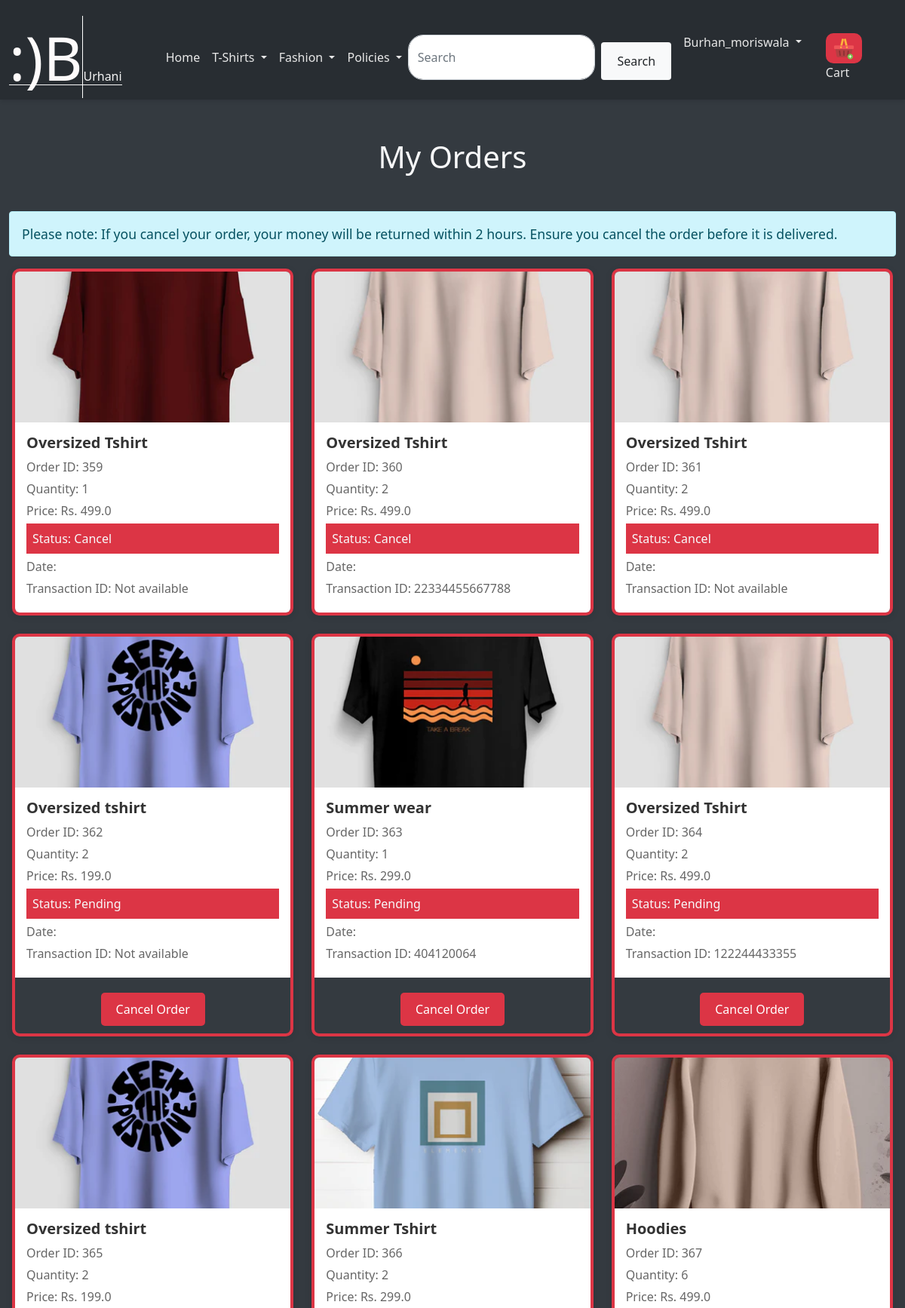
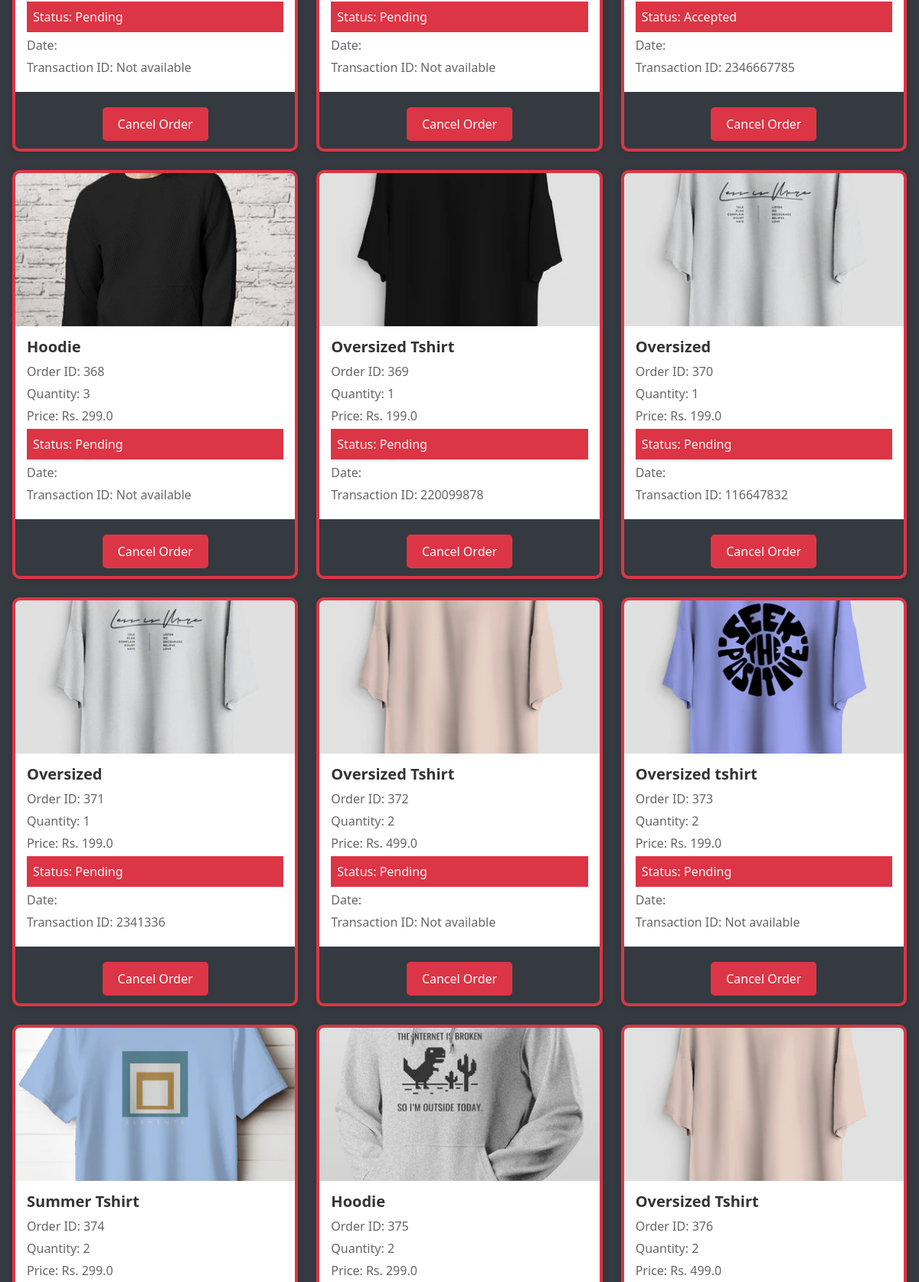
Screenshot of /orders/ (signed in, upper part) with the database file from the repository (2 pictures, top to bottom).
### app/models.py (models this page shows, shortened)
class OrderPlaced(models.Model):
    user = models.ForeignKey(User, on_delete=models.CASCADE)
    customer = models.ForeignKey(Customer, on_delete=models.CASCADE)
    product = models.ForeignKey(Product, on_delete=models.CASCADE)
    quantity = models.PositiveIntegerField(default=1)
    ordered_date = models.DateTimeField(auto_now_add=True)
    status = models.CharField(max_length=50, choices=[
        ('Accepted', 'Accepted'),
        ('Packed', 'Packed'),
        ('On The Way', 'On The Way'),
        ('Delivered', 'Delivered'),
        ('Cancel', 'Cancel')
    ], default='Pending')
    cancelled = models.BooleanField(default=False)  # Add this line

class Product(models.Model):
    SIZE_CHOICES = (
        ('S', 'Small'),
        ('M', 'Medium'),
        ('L', 'Large'),
        ('XL', 'X-Large'),
        ('XXL', 'XX-Large'),
        ('XXXL', 'XXX-Large'),
    )
    title = models.CharField(max_length=100)
    selling_price = models.FloatField()
    discounted_price = models.FloatField()
    description = models.TextField()
    brand = models.CharField(max_length=100)
    category = models.CharField(choices=CATEGORY_CHOICES, max_length=2)
    product_image = models.ImageField(upload_to='productimg')
    sizes = models.CharField(choices=SIZE_CHOICES, max_length=4, default='M')  # Ensure this line is correct

class Transaction(models.Model):
    transaction_id = models.CharField(max_length=255, unique=True)
    order = models.ForeignKey(OrderPlaced, on_delete=models.CASCADE)
    created_at = models.DateTimeField(auto_now_add=True)
    payment_status = models.CharField(max_length=50, default='Pending')

### app/views.py (the view)
# urls.py: path('orders/', views.orders, name='orders'),
@login_required
def orders(request):
    user_orders = OrderPlaced.objects.filter(user=request.user)
    return render(request, 'app/orders.html', {'orders': user_orders})

### app/templates/app/orders.html (shortened to what this page needs)
{% extends 'app/base.html' %}
{% load static %}
{% block main-content %}
<div class="container block-main">
    <h1 class="text-center mb-5 text-light">My Orders</h1>
    <div class="alert alert-info">
        Please note: If you cancel your order, your money will be returned within 2 hours. Ensure you cancel the order before it is delivered.
    </div>
    {% if orders %}
        <div class="row">
            {% for order in orders %}
                <div class="col-md-4 mb-4">
                    <div class="order-card">
                        {% if order.product.product_image %}
                            <img src="{{ order.product.product_image.url }}" alt="{{ order.product.title }}" class="order-card-img">
                        {% else %}
                            <p class="no-image">No image available</p>
                        {% endif %}
                        <div class="order-card-body">
                            <h5 class="order-card-title">{{ order.product.title }}</h5>
                            <p class="order-card-text">Order ID: {{ order.id }}</p>
                            <p class="order-card-text">Quantity: {{ order.quantity }}</p>
                            <p class="order-card-text">Price: Rs. {{ order.product.discounted_price }}</p>
                            <p class="order-card-text bg-danger text-light p-2">Status: {{ order.status }}</p>
                            <p class="order-card-text">Date: {{ order.created_at|date:"d M Y" }}</p>
                            <p class="order-card-text">Transaction ID:
                                {% if order.transaction_set.exists %}
                                    {{ order.transaction_set.first.transaction_id }}
                                {% else %}
                                    Not available
                                {% endif %}
                            </p>
                        </div>
                        {% if order.status != 'Delivered' and not order.cancelled %}
                            <div class="order-card-footer">
                                <a href="{% url 'cancel_order' order.id %}"
                                   class="btn btn-danger"
                                   onclick="return confirm('Are you sure you want to cancel this order?');">
                                   Cancel Order
                                </a>
                            </div>
                        {% endif %}
                    </div>
                </div>
            {% endfor %}
        </div>
    {% else %}
        <div class="alert alert-warning text-center">
            <strong>No orders found!</strong>
        </div>
    {% endif %}
</div>
{% endblock main-content %}

### app/templates/app/base.html (shortened to what this page needs)
<!doctype html>
{% load static %}
<html lang="en">
<head>
    <link rel="stylesheet" href="https://cdn.jsdelivr.net/npm/boxicons@latest/css/boxicons.min.css">
    <link href="https://cdn.jsdelivr.net/npm/bootstrap@5.0.0-beta1/dist/css/bootstrap.min.css" rel="stylesheet">
    <link rel="stylesheet" href="{% static 'css/owl.carousel.min.css' %}">
    <link rel="stylesheet" href="{% static 'css/all.min.css' %}">
    <link rel="stylesheet" href="{% static 'css/style.css' %}">
</head>
<body>
    <div class="container topbar bg-light d-none d-lg-block">
        <div class="d-flex justify-content-between">
            <div class="top-info ps-2">
                <small class="me-3"> <a href="#" class="text-white">123 Street, New York</a></small>
                <small class="me-3"><a href="#" class="text-white">Email@Example.com</a></small>
            </div>
            <div class="top-link pe-2">
                <a href="#" class="text-white"><small class="text-white mx-2">Privacy Policy</small>/</a>
                <a href="#" class="text-white"><small class="text-white mx-2">Terms of Use</small>/</a>
                <a href="#" class="text-white"><small class="text-white ms-2">Sales and Refunds</small></a>
            </div>
        </div>
    </div>
    <nav class="navbar navbar-expand-lg" id="navbar">
        <div class="container">
            <a class="text-decoration-none text-dark logo" href="{% url 'home' %}">
                <span class="Urhani"><strong class="display-1 B"><span class="smile">:)</span>B</strong>Urhani</span>
            </a>
            <div class="collapse navbar-collapse" id="navbarSupportedContent">
                <ul class="navbar-nav me-auto mb-2 mb-lg-0">
                    <li class="nav-item">
                        <a class="nav-link active" aria-current="page" href="/">Home</a>
                    </li>
                    <li class="nav-item dropdown">
                        <a class="nav-link dropdown-toggle" href="#" id="electronicsDropdown" role="button" data-bs-toggle="dropdown" aria-expanded="false">
                            T-Shirts
                        </a>
                    </li>
                    <li class="nav-item dropdown">
                        <a class="nav-link dropdown-toggle" href="#" id="fashionDropdown" role="button" data-bs-toggle="dropdown" aria-expanded="false">
                            Fashion
                        </a>
                    </li>
                    <li class="nav-item dropdown">
                        <a class="nav-link dropdown-toggle" href="#" id="policiesDropdown" role="button" data-bs-toggle="dropdown" aria-expanded="false">
                            Policies
                        </a>
                    </li>
                </ul>
                <div class="position-relative">
                    <form class="d-flex" id="searchForm">
                        <input class="form-control me-2" type="search" id="searchInput" placeholder="Search" aria-label="Search" required>
                        <button class="btn bg-light text-dark rounded " type="submit">Search</button>
                    </form>
                </div>
                <div>
                    <ul class="navbar-nav me-auto mb-2 mb-lg-0">
                        {% if request.user.is_authenticated %}
                            <li class="nav-item dropdown mx-2">
                                <a class="nav-link dropdown-toggle" href="#" id="profileDropdown" role="button" data-bs-toggle="dropdown" aria-expanded="false">
                                    <span class="text-capitalize">{{ request.user }}</span>
                                </a>
                            </li>
                            <li class="nav-item mx-2">
                                <a href="{% url 'showcart' %}" class="nav-link"><span class="badge bg-danger"><i><img src="{% static 'images/add-to-cart.png' %}" clas="dipimg" ></i></span> Cart</a>
                            </li>
                        {% endif %}
                    </ul>
                </div>
            </div>
        </div>
    </nav>
    {% block main-content  %} {% endblock main-content %}
</body>
</html>

### app/static/css/style.css (style rules this page uses)
:root { --primary-color: #007bff; --secondary-color: #28a745; --dark-color: #343a40; --light-color: #f8f9fa; --text-color: #343a40; --error-color: #dc3545; --hover-bg-color: #e2e6ea; --hover-color: #0056b3; --shadow: rgba(0, 0, 0, 0.1); --border-color-light: #d1d1d1; --border-color-dark: #333; }
body { font-family: 'Segoe UI', Tahoma, Geneva, Verdana, sans-serif; background-color: var(--dark-color); color: var(--light-color); margin: 0; }
.container { margin-top: 20px; }
.block-main { margin-top: 130px; }
.logo { margin-right: 50px; }
.B { border-right: 1px solid #ffffff; color: rgb(254, 251, 251); }
.Urhani { border-bottom: 1px solid #f8f8f8; color: rgb(245, 245, 245); }
.topbar { padding: 10px 0; margin-bottom: 80px; }
.top-info small, .top-link a { color: #ffffff; }
.navbar { box-shadow: 0 2px 5px var(--shadow); }
.nav-link { color: #e8e8e8 !important; font-weight: 500; transition: color 0.3s; }
.form-control { border-radius: 20px; border: 1px solid #ced4da; transition: border-color 0.3s; }
.badge { background-color: var(--error-color); font-size: 0.8rem; border-radius: 10px; }
@media (min-width: 769px) { .navbar-collapse { justify-content: space-between; } }
@media (min-width: 769px) { .topbar { display: block; } }
@media (min-width: 769px) { .block-main { margin-top: 120px; } }
.row { display: flex; flex-wrap: wrap; padding: 0 4px; }
.btn { display: inline-block; padding: 12px 20px; background-color: var(--primary-color); color: #fff; border-radius: 5px; text-decoration: none; transition: background-color 0.3s, transform 0.2s; }
.btn { margin-top: 10px; }

### app/templates/app/base.html (style rules this page uses)
#navbar { position: fixed; top: 0; width: 100%; background-color: #282d32; transition: top 0.3s; z-index: 1000; }

### rows the page displays
OrderPlaced: product.product_image (picture), product "Oversized Tshirt", id "359", quantity "1", product.discounted_price "499.0", status "Cancel", shows "Not available"
OrderPlaced: product.product_image (picture), product "Oversized Tshirt", id "360", quantity "2", product.discounted_price "499.0", status "Cancel", transaction_set.first.transaction_id "22334455667788"
OrderPlaced: product.product_image (picture), product "Oversized Tshirt", id "361", quantity "2", product.discounted_price "499.0", status "Cancel", shows "Not available"
OrderPlaced: product.product_image (picture), product "Oversized tshirt", id "362", quantity "2", product.discounted_price "199.0", status "Pending", shows "Not available", cancelled "Cancel Order"
OrderPlaced: product.product_image (picture), product "Summer wear", id "363", quantity "1", product.discounted_price "299.0", status "Pending", transaction_set.first.transaction_id "404120064", cancelled "Cancel Order"
OrderPlaced: product.product_image (picture), product "Oversized Tshirt", id "364", quantity "2", product.discounted_price "499.0", status "Pending", transaction_set.first.transaction_id "122244433355", cancelled "Cancel Order"
OrderPlaced: product.product_image (picture), product "Oversized tshirt", id "365", quantity "2", product.discounted_price "199.0", status "Pending", shows "Not available", cancelled "Cancel Order"
OrderPlaced: product.product_image (picture), product "Summer Tshirt", id "366", quantity "2", product.discounted_price "299.0", status "Pending", shows "Not available", cancelled "Cancel Order"
OrderPlaced: product.product_image (picture), product "Hoodies", id "367", quantity "6", product.discounted_price "499.0", status "Accepted", transaction_set.first.transaction_id "2346667785", cancelled "Cancel Order"
OrderPlaced: product.product_image (picture), product "Hoodie", id "368", quantity "3", product.discounted_price "299.0", status "Pending", shows "Not available", cancelled "Cancel Order"
OrderPlaced: product.product_image (picture), product "Oversized Tshirt", id "369", quantity "1", product.discounted_price "199.0", status "Pending", transaction_set.first.transaction_id "220099878", cancelled "Cancel Order"
OrderPlaced: product.product_image (picture), product "Oversized", id "370", quantity "1", product.discounted_price "199.0", status "Pending", transaction_set.first.transaction_id "116647832", cancelled "Cancel Order"
OrderPlaced: product.product_image (picture), product "Oversized", id "371", quantity "1", product.discounted_price "199.0", status "Pending", transaction_set.first.transaction_id "2341336", cancelled "Cancel Order"
OrderPlaced: product.product_image (picture), product "Oversized Tshirt", id "372", quantity "2", product.discounted_price "499.0", status "Pending", shows "Not available", cancelled "Cancel Order"
OrderPlaced: product.product_image (picture), product "Oversized tshirt", id "373", quantity "2", product.discounted_price "199.0", status "Pending", shows "Not available", cancelled "Cancel Order"
OrderPlaced: product.product_image (picture), product "Summer Tshirt", id "374", quantity "2", product.discounted_price "299.0"
OrderPlaced: product.product_image (picture), product "Hoodie", id "375", quantity "2", product.discounted_price "299.0"
OrderPlaced: product.product_image (picture), product "Oversized Tshirt", id "376", quantity "2", product.discounted_price "499.0"

### other values shown
{{ request.user }} "Burhan_moriswala"
